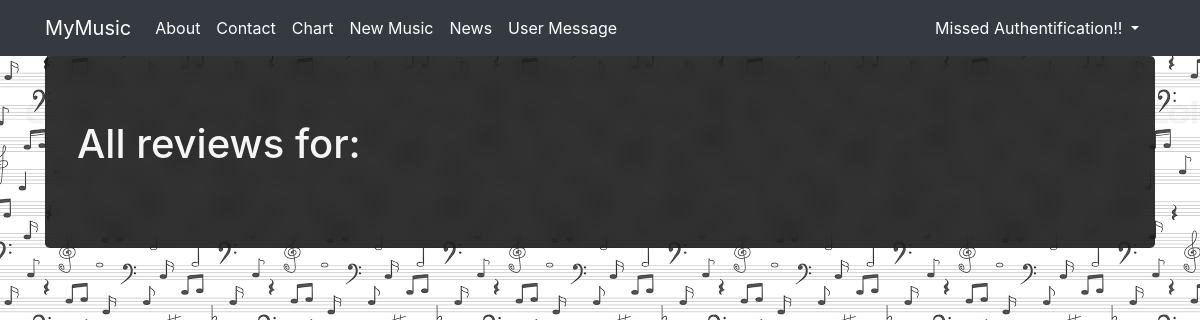
The page /reviews/4 on the database as committed earlier.
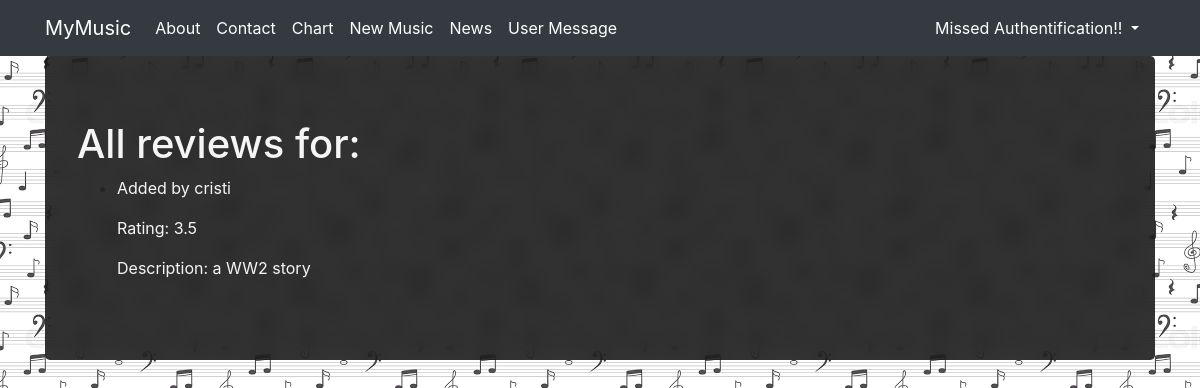
The same page on the database as committed later.
### myapp/models.py (models this page shows, shortened)
class Review(models.Model):
    user = models.ForeignKey(User, on_delete=models.CASCADE)
    album = models.ForeignKey(Album, on_delete=models.CASCADE)
    rating = models.FloatField()
    review = models.TextField()
    published_date = models.DateTimeField(auto_now_add=True)
    class Meta:
        verbose_name_plural = 'Reviews'

### myapp/views.py (the view)
# urls.py: path('reviews/<post_id>', see_all_reviews_view, name='reviews'),
def see_all_reviews_view(request, post_id):
        album = Album.objects.get(pk=post_id)
        reviews = Review.objects.filter(album=album).order_by('-pk')
        return render(
            request,
            'all_review.html',
            context={
                'album': album,
                'reviews': reviews
            }
        )

### myapp/templates/all_review.html (shortened to what this page needs)
{% extends 'base.html' %}
{% block content %}
<h1>All reviews for: {{ album.title }}</h1>
<ul>
    {% for review in reviews %}
    <li>
        <p>Added by {{ review.user.username }}</p>
        <p>Rating: {{ review.rating }}</p>
        <p>Description: {{ review.review }}</p>
    </li>
    {% endfor %}
</ul>
{% endblock %}

Rows that differ between the two databases and show on the page:
added Review: user.username "cristi", rating "3.5", review "a WW2 story"
